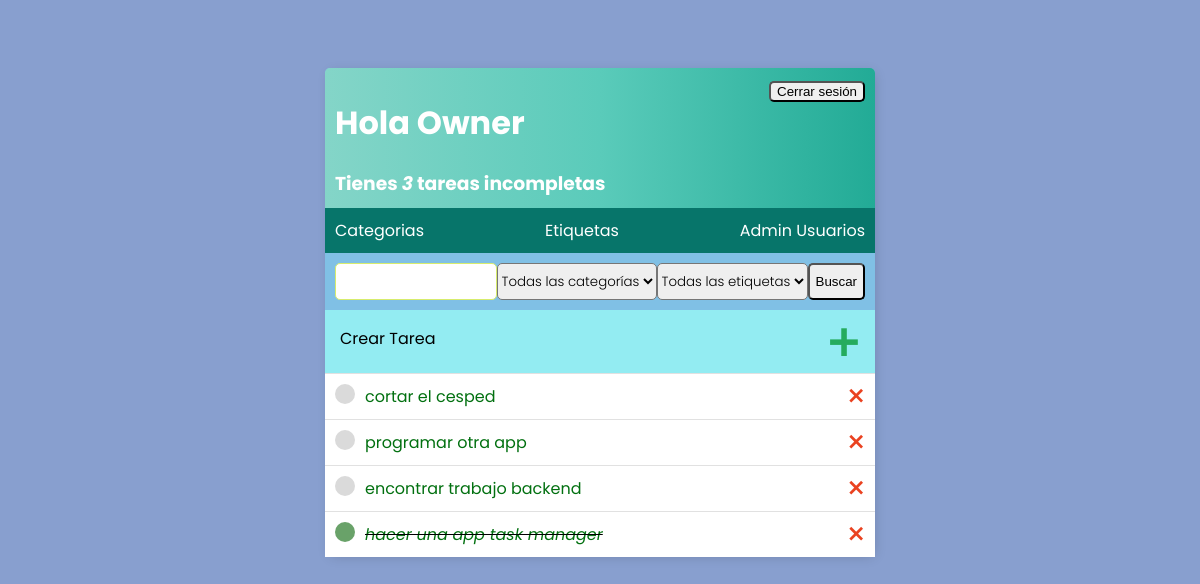
The app's page / (signed in) with its own data.
### base/models.py (models this page shows)
class Tarea(models.Model):
    usuario = models.ForeignKey(User,
                                on_delete=models.CASCADE,
                                null=True,
                                blank=True,
                                db_index=True)
    titulo = models.CharField(max_length=200,db_index=True)
    descripcion = models.TextField(null=True,
                                   blank=True)
    completo = models.BooleanField(default=False,db_index=True)
    creado = models.DateTimeField(auto_now_add=True,db_index=True)
    categoria = models.ForeignKey(Categoria, on_delete=models.SET_NULL, null=True, blank=True)
    etiquetas = models.ManyToManyField(Etiqueta, blank=True)
    def __str__(self):
        return self.titulo
    class Meta:
        ordering = ['completo']

### base/views.py (the view)
# urls.py: urlpatterns = [path('',ListaPendientes.as_view(), name='tareas'),
class ListaPendientes(LoginRequiredMixin, ListView):
    model = Tarea
    context_object_name = 'tareas'
    def get_queryset(self):
        queryset = Tarea.objects.filter(usuario=self.request.user).select_related("usuario")
        valor_buscado = self.request.GET.get('area-buscar') or ''
        if valor_buscado:
            queryset = queryset.filter(titulo__icontains=valor_buscado)
        categoria_id = self.request.GET.get('categoria')
        if categoria_id:
            queryset = queryset.filter(categoria_id=categoria_id)
        etiqueta_id = self.request.GET.get('etiqueta')
        if etiqueta_id:
            queryset = queryset.filter(etiquetas__id=etiqueta_id)
        return queryset
    def get_context_data(self, **kwargs):
        context = super().get_context_data(**kwargs)
        context['count'] = self.get_queryset().filter(completo=False).count()
        context['categorias'] = Categoria.objects.all()
        context['etiquetas'] = Etiqueta.objects.all()
        valor_buscado = self.request.GET.get('area-buscar') or ''
        categoria_id = self.request.GET.get('categoria', None)
        etiqueta_id = self.request.GET.get('etiqueta', None)
        if categoria_id:
            try:
                categoria_id = int(categoria_id)
            except ValueError:
                categoria_id = None
        if etiqueta_id:
            try:
                etiqueta_id = int(etiqueta_id)
            except ValueError:
                etiqueta_id = None
        if categoria_id:
            context['tareas'] = context['tareas'].filter(categoria__id=categoria_id)
        if etiqueta_id:
            context['tareas'] = context['tareas'].filter(etiquetas__id=etiqueta_id)
        if valor_buscado:
            context['tareas'] = context['tareas'].filter(titulo__icontains=valor_buscado)
        context['valor_buscado'] = valor_buscado
        context['categoria_id'] = categoria_id  # Pasamos el id de la categoría al contexto
        context['etiqueta_id'] = etiqueta_id  # Pasamos el id de la etiqueta al contexto
        return context

### base/templates/base/tarea_list.html (shortened to what this page needs)
{% extends 'base/principal.html' %}
{% block content %}
<div class="barra-superior">
    <div>
        <h1>Hola {{request.user|title}}</h1>
        <h3 style="margin:0">Tienes <i>{{count}}</i> tarea{{count|pluralize}} incompleta{{count|pluralize}} </h3>
    </div>
    {% if request.user.is_authenticated %}
    <form method="POST" action="{% url 'logout' %}">
        <input type="submit" value="Cerrar sesión">
    </form>
    {% else %}
    <a href="{% url 'login' %}">Ingresar</a>
    {% endif %}
</div>
    <div class="barra-admin">
        {% if user.is_superuser %}
            <a href="{% url 'categoria-lista' %}">Categorias</a>
            <a href="{% url 'etiqueta-lista' %}">Etiquetas</a>
            <a href="{% url 'lista-usuarios' %}">Admin Usuarios</a>
        {% endif %}
    </div>
<div class="envoltorio-crear-buscar">
    <form method="GET" style="display: flex;">
        <input type="text" name="area-buscar" value="{{valor_buscado}}">
        <select name="categoria">
            <option value="">Todas las categorías</option>
        </select>
        <select name="etiqueta">
            <option value="">Todas las etiquetas</option>
        </select>
        <input type="submit" value="Buscar">
    </form>
</div>
<div class="crear-tarea">
    <p>Crear Tarea</p>
    <a class="enlace-crear" href="{% url 'crear-tarea' %}">&#x1F7A5;</a>
</div>
<div class="envoltorio-items-tarea">
    {% for tarea in tareas %}
    <div class="envoltorio-tarea">
        {% if tarea.completo %}
        <div class="titulo-tarea">
            <div class="icono-tarea-completa"></div>
            <i><s><a href="{% url 'editar-tarea' tarea.id %}" >{{tarea}}</a></s></i>
        </div>
        <a class="eliminar" href="{% url 'eliminar-tarea' tarea.id %}">&#x2A2F;</a>
        {% else %}
        <div class="titulo-tarea">
            <div class="icono-tarea-incompleta"></div>
            <a href="{% url 'editar-tarea' tarea.id %}" >{{tarea}}</a>
        </div>
        <a class="eliminar" href="{% url 'eliminar-tarea' tarea.id %}">&#x2A2F;</a>
        {% endif %}
    </div>
    {% empty %}
    <h3>No hay elementos en esta lista</h3>
    {% endfor %}
</div>
{% endblock content %}

### base/static/css/styles.css (style rules this page uses)
body { background-color: #889fcf; font-family: "Poppins", serif; padding-top: 60px; }
a { text-decoration:none; color: #027010; }
.barra-superior { display: flex; justify-content: space-between; color: #ffffff; padding: 10px; border-radius: 5px 5px 0 0; background: linear-gradient(90deg, #84d5c8 0%, #5acbba 50%, #22ab96 100%); }
input { border-radius: 5px; }
.envoltorio-tarea { display: flex; align-items: center; justify-content: space-between; padding: 10px; background-color: white; border-top: 1px solid rgb(225,225,225) }
.titulo-tarea { display: flex; }
.titulo-tarea a { margin-left: 10px }
.icono-tarea-completa { height: 20px; width: 20px; background-color: rgb(105,162,105); border-radius: 50px }
.icono-tarea-incompleta { height: 20px; width: 20px; background-color: rgb(218,218,218); border-radius: 50px }
.eliminar { font-weight: 900; color: #EA4220; font-size: 22px; line-height: 0; }
.envoltorio-crear-buscar { display: flex; align-items: center; justify-content: space-between; padding: 10px; }
select { font-family: "Poppins", serif; font-weight: 300; font-style: normal; border-radius:5px; }
.enlace-crear { color: #25ab5d; text-decoration: none; font-size: 42px; }
input[type=text], input[type=password], textarea { border: 1px solid #d7ec6d; border-radius:5px; padding: 10px; width: 90%; }
.barra-admin { display: flex; align-items: center; justify-content: space-between; padding: 10px; background-color: #07756a; }
.barra-admin a { text-decoration: none; color: white; }
.crear-tarea { display:flex; justify-content:space-between; padding: 0px 15px 0px 15px; background-color: #93ecf2; }

### records on screen
Tarea: titulo "cortar el cesped"
Tarea: titulo "programar otra app"
Tarea: titulo "encontrar trabajo backend"
Tarea: titulo "hacer una app task manager"

### other values on screen
{{ request.user|title }} "Owner"
{{ count }} "3"
